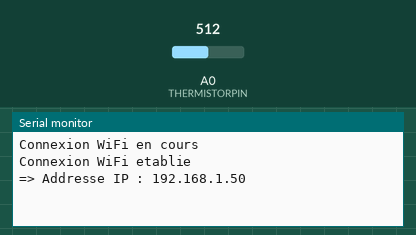
This sketch was run on a simulated Arduino Uno, built for the host (arithmetic inside an expression is 32-bit, double 64-bit). On the bench: the last lines printed to the serial monitor. Inputs (shaded band) come from the test bench; at power-on: A0 (THERMISTORPIN) = 512. EEPROM starts erased; no MQTT or app messages arrive unless stated.

Above: at 2.7 s.
2.8 s: A0 (THERMISTORPIN) set to 716
At 12.8 s:
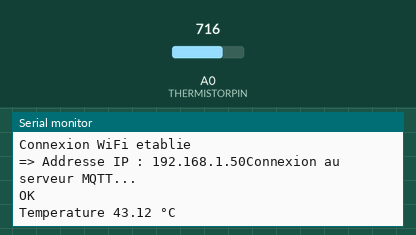
17.8 s: A0 (THERMISTORPIN) set to 900
At 22.8 s:
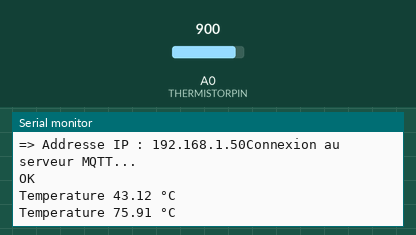

The sketch:

thermistor.ino
```cpp
#include <EEPROM.h>
#include <PubSubClient.h>
#include <SetupIotMaison.h>
#include <math.h>

// which analog pin to connect
#define THERMISTORPIN A0
// resistance at 20 degrees C
#define THERMISTORNOMINAL 11200
// temp. for nominal resistance (almost always 25 C)
#define TEMPERATURENOMINAL 20
// The beta coefficient of the thermistor (usually 3000-4000)
#define BCOEFFICIENT 3850
// the value of the 'other' resistor
#define SERIESRESISTOR 10000

#define temperature_topic "sensor/line/temperature"  //Topic température

void setup(void) {
  EEPROM.begin(512);
  Serial.begin(9600);

  setupWiFi();
  setupMQTT();
}

void loop() {
  delay(10000);

  if (!mqttClient.connected()) {
    reconnectMQTT();
  }
  mqttClient.loop();

  // read value
  float temperature = analogValueToTemperature(analogRead(0));

  Serial.print("Temperature ");
  Serial.print(temperature);
  Serial.println(" °C");

  mqttClient.publish(temperature_topic, String(temperature).c_str(), true);   //Publie la température sur le topic temperature_topic
}

/**
   compute temperature in Celcius from analog value.
*/
float analogValueToTemperature(float value) {
  float resistor = SERIESRESISTOR * (1023 / value - 1);
  float result;
  result = resistor / THERMISTORNOMINAL;     // (R/Ro)
  result = log(result);                  // ln(R/Ro)
  result /= BCOEFFICIENT;                   // 1/B * ln(R/Ro)
  result += 1.0 / (TEMPERATURENOMINAL + 273.15); // + (1/To)
  result = 1.0 / result;                 // Invert
  result -= 273.15;                         // convert to C
  return result;
}
```

Measured:
- after the input at 2.8 s, the serial monitor: prints a new line after 8.8 s (image 1)
- after the input at 17.8 s, the serial monitor: prints a new line after 3.8 s (image 2)
